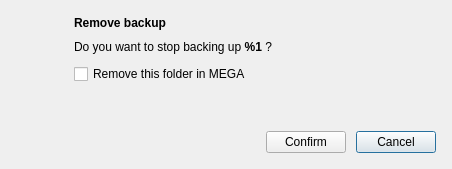
<?xml version="1.0" encoding="UTF-8"?>
<ui version="4.0">
 <class>RemoveBackupDialog</class>
 <widget class="QDialog" name="RemoveBackupDialog">
  <property name="geometry">
   <rect>
    <x>0</x>
    <y>0</y>
    <width>452</width>
    <height>169</height>
   </rect>
  </property>
  <property name="windowTitle">
   <string>Remove backup</string>
  </property>
  <layout class="QGridLayout" name="gridLayout">
   <property name="leftMargin">
    <number>16</number>
   </property>
   <property name="topMargin">
    <number>16</number>
   </property>
   <property name="rightMargin">
    <number>16</number>
   </property>
   <property name="bottomMargin">
    <number>16</number>
   </property>
   <property name="spacing">
    <number>10</number>
   </property>
   <item row="3" column="1">
    <spacer name="verticalSpacer">
     <property name="orientation">
      <enum>Qt::Vertical</enum>
     </property>
     <property name="sizeHint" stdset="0">
      <size>
       <width>20</width>
       <height>40</height>
      </size>
     </property>
    </spacer>
   </item>
   <item row="1" column="1">
    <widget class="QLabel" name="textLabel">
     <property name="text">
      <string>Do you want to stop backing up &lt;img src=&quot;:/images/icons/folder/folder-rest.png&quot;  style='vertical-align:top;'/&gt; &lt;b&gt;%1&lt;/b&gt; ?</string>
     </property>
    </widget>
   </item>
   <item row="2" column="1">
    <widget class="QCheckBox" name="removeRemoteCheckBox">
     <property name="text">
      <string>Remove this folder in MEGA</string>
     </property>
    </widget>
   </item>
   <item row="0" column="1">
    <widget class="QLabel" name="label">
     <property name="font">
      <font>
       <weight>75</weight>
       <bold>true</bold>
      </font>
     </property>
     <property name="text">
      <string>Remove backup</string>
     </property>
    </widget>
   </item>
   <item row="0" column="0" rowspan="3">
    <widget class="QLabel" name="iconLabel">
     <property name="minimumSize">
      <size>
       <width>48</width>
       <height>48</height>
      </size>
     </property>
     <property name="maximumSize">
      <size>
       <width>48</width>
       <height>48</height>
      </size>
     </property>
     <property name="styleSheet">
      <string notr="true">QLabel
{
border-image: url(&quot;:/images/icon_question.png&quot;);
}</string>
     </property>
     <property name="text">
      <string/>
     </property>
    </widget>
   </item>
   <item row="4" column="0" colspan="2">
    <layout class="QHBoxLayout" name="horizontalLayout_2">
     <property name="spacing">
      <number>10</number>
     </property>
     <property name="bottomMargin">
      <number>0</number>
     </property>
     <item>
      <spacer name="horizontalSpacer">
       <property name="orientation">
        <enum>Qt::Horizontal</enum>
       </property>
       <property name="sizeHint" stdset="0">
        <size>
         <width>40</width>
         <height>20</height>
        </size>
       </property>
      </spacer>
     </item>
     <item>
      <widget class="QPushButton" name="confirmButton">
       <property name="text">
        <string>Confirm</string>
       </property>
      </widget>
     </item>
     <item>
      <widget class="QPushButton" name="cancelButton">
       <property name="text">
        <string>Cancel</string>
       </property>
       <property name="default">
        <bool>true</bool>
       </property>
      </widget>
     </item>
    </layout>
   </item>
  </layout>
 </widget>
 <resources/>
 <connections/>
</ui>
